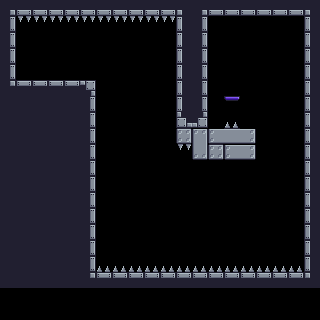

A level layout from a 2D game, rendered from its tile map. Below: a short description, then the map file with its tile-grid data intact:
An orthogonal 20x20 tile map with 16x16 px tiles, 1 tile layer (Tile Layer 1) and 2 objects (player_spawn, goal).

<map version="1.2" tiledversion="1.3.3" orientation="orthogonal" renderorder="right-down" width="20" height="20" tilewidth="16" tileheight="16" infinite="0" nextlayerid="3" nextobjectid="7">
 <tileset firstgid="1" source="main_tileset.tsx" />
 <layer id="1" name="Tile Layer 1" width="20" height="20">
  <data encoding="csv">
184,242,242,242,242,242,242,242,242,242,242,185,184,242,242,242,242,242,242,185,
213,3221225509,3221225509,3221225509,3221225509,3221225509,3221225509,3221225509,3221225509,3221225509,3221225509,211,213,0,0,0,0,0,0,211,
213,0,0,0,0,0,0,0,0,0,0,211,213,0,0,0,0,0,0,211,
213,0,0,0,0,0,0,0,0,0,0,211,213,0,0,0,0,0,0,211,
213,0,0,0,0,0,0,0,0,0,0,211,213,0,0,0,0,0,0,211,
214,182,182,182,182,183,0,0,0,0,0,211,213,0,0,0,0,0,0,211,
212,212,212,212,212,213,0,0,0,0,0,211,213,0,36,0,0,0,0,211,
212,212,212,212,212,213,0,0,0,0,0,241,243,0,37,0,0,0,0,211,
212,212,212,212,212,213,0,0,0,0,0,156,96,94,98,95,0,0,0,211,
212,212,212,212,212,213,0,0,0,0,0,3221225509,126,156,94,95,0,0,0,211,
212,212,212,212,212,213,0,0,0,0,0,0,0,0,0,0,0,0,0,211,
212,212,212,212,212,213,0,0,0,0,0,0,0,0,0,0,0,0,0,211,
212,212,212,212,212,213,0,0,0,0,0,0,0,0,0,0,0,0,0,211,
212,212,212,212,212,213,0,0,0,0,0,0,0,0,0,0,0,0,0,211,
212,212,212,212,212,213,0,0,0,0,0,0,0,0,0,0,0,0,0,211,
212,212,212,212,212,213,0,0,0,0,0,0,0,0,0,0,0,0,0,211,
212,212,212,212,212,213,37,37,37,37,37,37,37,37,37,37,37,37,37,211,
212,212,212,212,212,214,182,182,182,182,182,182,182,182,182,182,182,182,182,215,
0,0,0,0,0,0,0,0,0,0,0,0,0,0,0,0,0,0,0,0,
0,0,0,0,0,0,0,0,0,0,0,0,0,0,0,0,0,0,0,0
</data>
 </layer>
 <objectgroup id="2" name="Object Layer 1">
  <object id="2" name="player_spawn" x="48" y="48" width="16" height="32" />
  <object id="4" name="goal" x="224" y="80" width="16" height="16" />
 </objectgroup>
</map>
